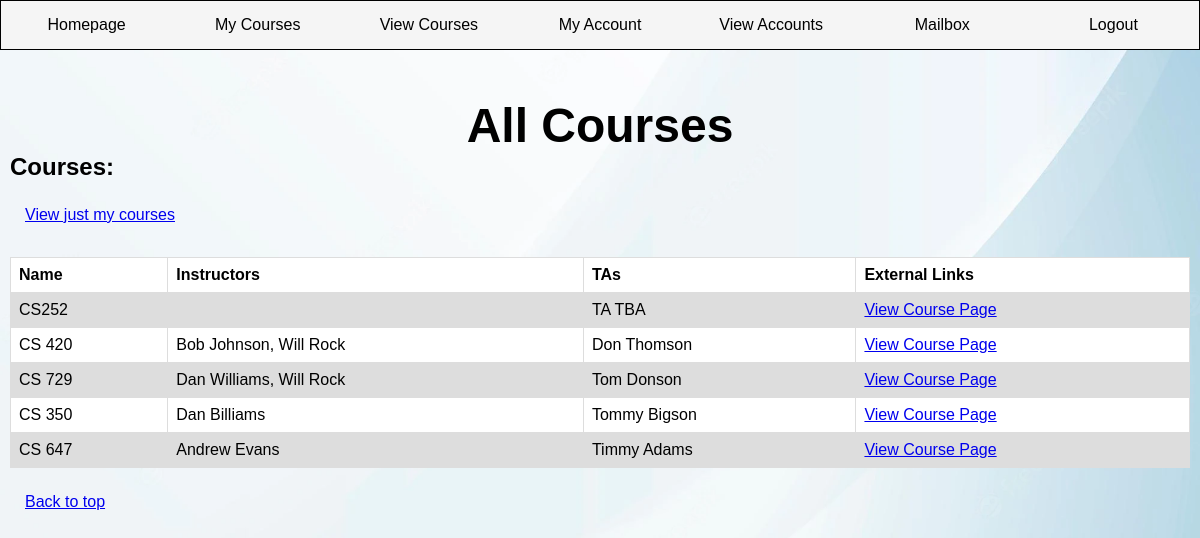
Page /viewAllCourses/ (signed in) on the earlier database version.
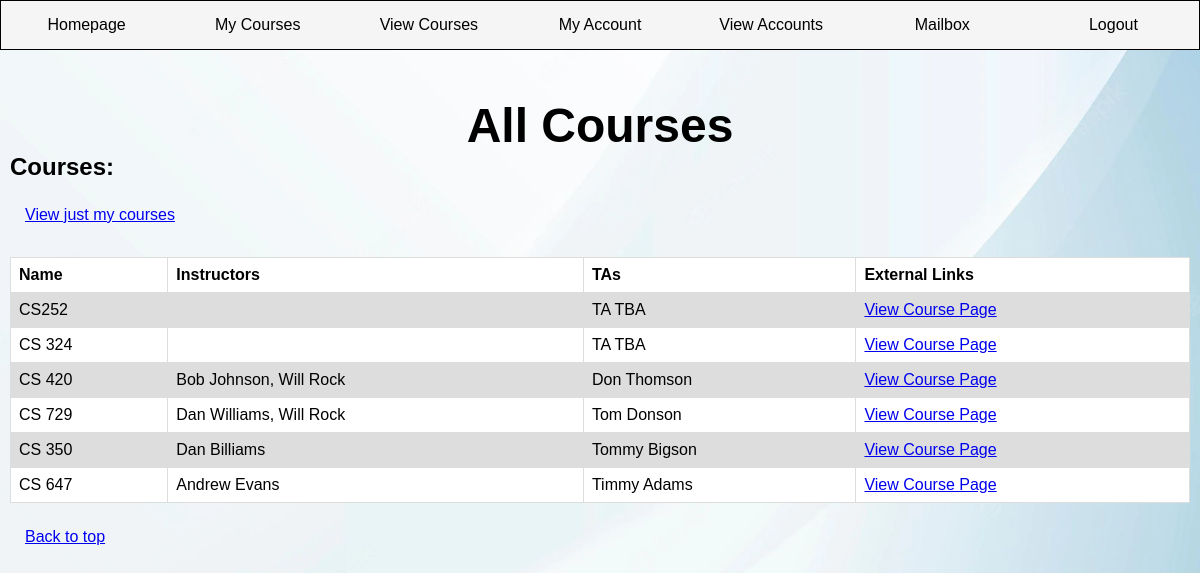
Same page on the later database version.
### SchedulingAPP/models.py (models this page shows, shortened)
class Course(models.Model):
    course_name = models.CharField(max_length=20)
    instructor = models.ForeignKey(User, on_delete=models.CASCADE)
    semester = models.CharField(max_length=10, choices=Semester.choices, default=Semester.fall)
    days = models.CharField(max_length=23, choices=WeekDay.choices, default=WeekDay.Monday)
    time_start = models.CharField(max_length=5)
    time_end = models.CharField(max_length=5)
    location = models.CharField(max_length=25)

### SchedulingAPP/views.py (the view, shortened to what this page needs)
# urls.py: path('viewAllCourses/', ViewAllCourses.as_view()),
class ViewAllCourses(View):
    def get(self, request):
        my_user = UserClass.get_user(request.session["session_username"])
        courselist = Course.objects.values()
        return render(request, "viewAllCourses.html", {"role": UserClass.get_role(my_user),
                                                       "all_courses": CourseClass.get_all_courses(),
                                                        "all_courses": CourseClass.get_all_courses(),
                                                        "courses": courselist})

### classes/CourseClass.py (called while the page is built)
def get_all_courses():
    return Course.objects.all()

### classes/UserClass.py (called while the page is built)
def get_user(username):
    return User.objects.get(username=username)

def get_role(user):
    return user.role

### templates/viewAllCourses.html (shortened to what this page needs)
<!DOCTYPE html>
<html lang="en">
<head>
{% load static %}
    <link rel="stylesheet" href="{% static 'viewContent.css' %}">
</head>
<body>
    <nav>
        <ul class="navlinks">
              <li>
                {% if role == "Supervisor" %}
                <a href="/supervisorHomepage/">Homepage</a>
                {%  elif role == "Instructor" %}
                <a href="/instructorHomepage">Homepage</a>
                {% elif role == "TA" %}
                <a href="/TAHomepage">Homepage</a>
                {% endif %}
            </li>
            <li><a href="/viewCourses/">My Courses</a></li>
            <li><a href="/viewAllCourses/">View Courses</a></li>
            <li><a href="/MyAccount/">My Account</a></li>
            <li><a href="/viewAccounts/">View Accounts</a></li>
            <li><a href="/notification/">Mailbox</a></li>
            <li><a href="/">Logout</a></li>
        </ul>
    </nav>
    <div class="content">
    <h1>All Courses</h1>
<form>
    <h2>Courses:</h2>
    <div class="linkbox">
        <a href = "/viewCourses/">View just my courses</a>
    </div>
    <br>
    <table>
        <tr>
            <th>Name</th>
            <th>Instructors</th>
            <th>TAs</th>
            <th>External Links</th>
        </tr>
        {% for x in courses %}
            <tr>
                <td>
                    {{ x.course_name}}
                </td>
                <td>
                </td>
                <td>
                    TA TBA
                </td>
                <td>
                    <a href="/">View Course Page</a>
                </td>
            </tr>
        {% endfor %}
            <tr>
                <td>
                    CS 420
                </td>
                <td>
                    Bob Johnson, Will Rock
                </td>
                <td>
                    Don Thomson
                </td>
                <td>
                    <a href="/">View Course Page</a>
                </td>
            </tr>
            <tr>
                <td>
                    CS 729
                </td>
                <td>
                    Dan Williams, Will Rock
                </td>
                <td>
                    Tom Donson
                </td>
                <td>
                    <a href="/">View Course Page</a>
                </td>
            </tr>
            <tr>
                <td>
                    CS 350
                </td>
                <td>
                    Dan Billiams
                </td>
                <td>
                    Tommy Bigson
                </td>
                <td>
                    <a href="/">View Course Page</a>
                </td>
            </tr>
            <tr>
                <td>
                    CS 647
                </td>
                <td>
                    Andrew Evans
                </td>
                <td>
                    Timmy Adams
                </td>
                <td>
                    <a href="/">View Course Page</a>
                </td>
            </tr>
    </table>
    </form>
    <div class="linkbox">
    <a href = "#top">Back to top</a>
</div>
</div>
</body>
</html>

### static/viewContent.css (style rules this page uses)
* { margin: 0; padding: 0; font-family: 'arial', sans-serif }
.content { margin:10px; }
nav ul { display: flex; flex-direction: row; align-items:stretch; padding: 0; text-align: left; list-style: none; margin: 0px; }
nav ul li { flex: 1; }
nav { margin: 0px; border: 1px solid black; }
nav ul li a { display: block; background-color: whitesmoke; color: black; text-decoration: none; text-align: center; padding: 15px 0 15px 0; font-size: 1em; }
h1 { margin-top: 1em; }
body { background-image:url("background.png"); font-family: arial, sans-serif; background-size: cover; background-attachment: fixed; }
table { font-family: arial, sans-serif; border-collapse: collapse; width: 100%; background-color: white; }
td, th { border: 1px solid #dddddd; text-align: left; padding: 8px; }
tr:nth-child(even) { background-color: #dddddd; }
h1 { font-size:xxx-large; text-align: center; }
.linkbox { padding:15px; width:fit-content; margin-top: 10px; }

Differences in the rows shown:
added Course: course_name "CS 324"
